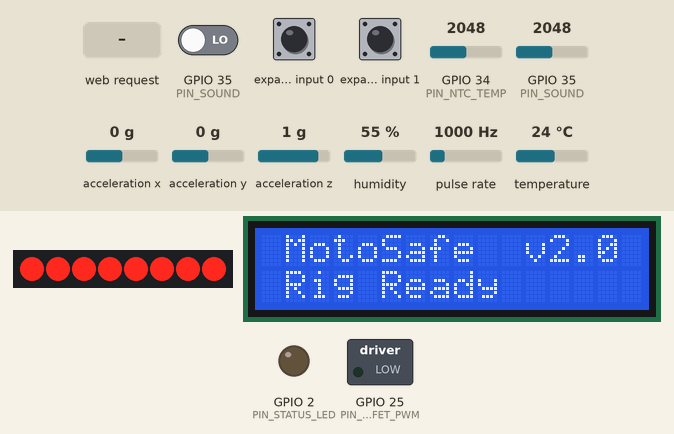
Simulated run of this sketch. Board: ESP32. Parts: 8 port-expander outputs drawn as a row of LEDs (first output left, lit = HIGH), 16×2 character LCD, switched loads named in the sketch (green lamp = pin HIGH), output pins drawn as LEDs (lit = HIGH). Wiring (inferred from the names in the program): pulse sensor: data GPIO 27; PCF8574 port expander at I2C address 0x24; MPU-6050 motion sensor at I2C address 0x68. Wiring (inferred from the signals the program sends): row of LEDs: on Q0, Q1, Q2, Q3, Q4, Q5, Q6, Q7. Inputs (shaded band) come from the test bench; at power-on: GPIO 34 (PIN_NTC_TEMP) = 2048, GPIO 35 (PIN_SOUND) LOW, GPIO 35 (PIN_SOUND) = 2048, expander input 0 HIGH, expander input 1 HIGH, acceleration x 0 g, acceleration y 0 g, acceleration z 1 g, humidity 55 %, pulse rate 1000 Hz, temperature 24 °C. Random numbers use the default seed unless the sketch sets one; what the sketch prints to the serial monitor is not drawn.

Above: at 1.3 s.
1.4 s: HTTP request GET /api/telemetry received
At 2.3 s:
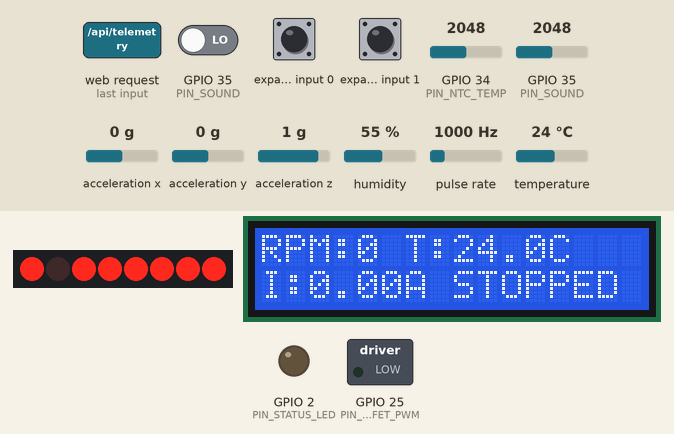
2.9 s: HTTP request GET /api/control?state=RUNNING received
At 4.1 s:
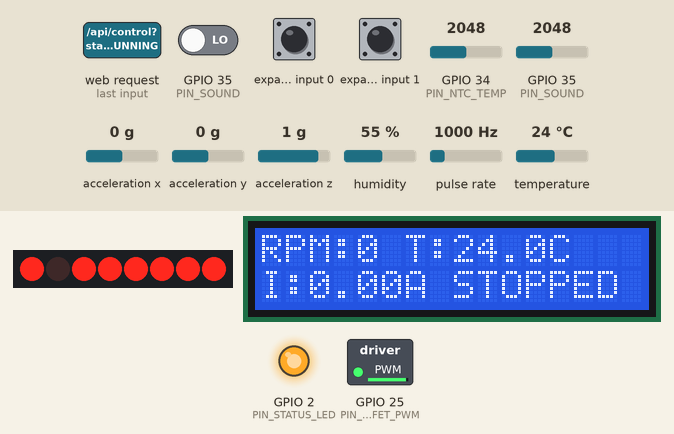
4.4 s: HTTP request GET /api/telemetry?plain=STOPPED received
At 5.6 s:
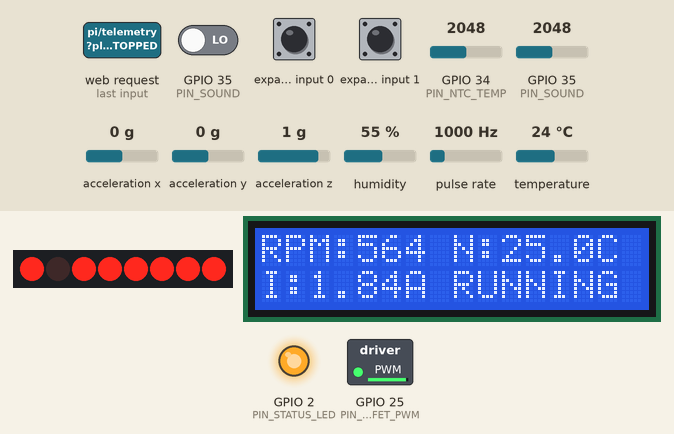
5.9 s: HTTP request GET /api/control?state=STOP received
At 6.5 s:
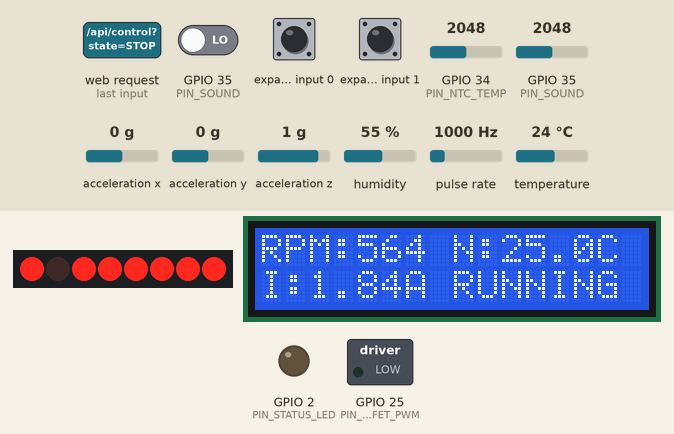
Timing chart, 0 to 8.4 s (numbered marks = the images above; inputs shaded):
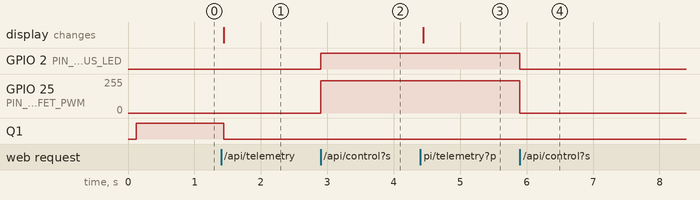

Measured:
- after the input at 1.4 s, Q1: HIGH → LOW at once; the display: changes at once (image 1)
- after the input at 2.9 s, GPIO 2 (PIN_STATUS_LED): LOW → HIGH at once; GPIO 25 (PIN_MOSFET_PWM): 0/255 → 241/255 at once
- after the input at 4.4 s, the display: changes after 0.05 s (image 3)
- after the input at 5.9 s, GPIO 2 (PIN_STATUS_LED): HIGH → LOW at once; GPIO 25 (PIN_MOSFET_PWM): 241/255 → 0/255 at once

The sketch:

MotoSafe_ESP32_Firmware.ino
```cpp
/*
 * ============================================================================
 * MotoSafe — ESP32 Motor Health & Condition Monitoring Firmware (Production)
 * Strict Real-Time Hardware Telemetry Engine (Zero Mock / Zero Fallback Data)
 * ============================================================================
 * Hardware Pinout:
 *   - MOSFET Motor Driver PWM   : GPIO 25 (LEDC 5kHz Output -> Motor Gate)
 *   - INA219 (Voltage & Current): I2C SDA -> GPIO 21, SCL -> GPIO 22 (Address 0x24 / 0x40)
 *   - MPU6050 (Vibration)       : I2C SDA -> GPIO 21, SCL -> GPIO 22 (Address 0x68)
 *   - DHT22 Temp Sensor         : GPIO 4 (Digital 1-Wire Input)
 *   - NTC Thermistor Temp Sensor: GPIO 34 (ADC1 Analog Input)
 *   - Sound/Microphone Sensor   : GPIO 35 (ADC1 Input)
 *   - RPM Proximity Pulse Sensor: GPIO 27 (Input Pullup Interrupt)
 *   - Status LED Indicator      : GPIO 2 (Built-in LED)
 * ============================================================================
 */

#include <WiFi.h>
#include <WebServer.h>
#include <ArduinoJson.h>
#include <PubSubClient.h>
#include <Wire.h>
#include <LiquidCrystal_I2C.h>
#include <DHT.h>

const char* ssid         = "MotoSafe_ESP32_AP";
const char* password     = "motosafe_pass";
const char* mqttServer   = "broker.hivemq.com";
const int   mqttPort     = 1883;
const char* telemetryTopic = "motosafe/motor/MOTOR-01/telemetry";
const char* controlTopic   = "motosafe/motor/MOTOR-01/control";

WebServer server(80);
WiFiClient espClient;
PubSubClient mqttClient(espClient);

// Sensor Pins
#define DHTPIN 4          // GPIO 4 connected to DHT22 DATA pin
#define DHTTYPE DHT22     // DHT22 digital sensor module
DHT dht(DHTPIN, DHTTYPE);

// Pin Definitions
const int PIN_NTC_TEMP        = 34; // NTC Thermistor temp sensor (GPIO 34 ADC1)
const int PIN_SOUND           = 35; // Sound/microphone analog input (GPIO 35)
const int PIN_MOSFET_PWM      = 25; // MOSFET motor PWM power pin (GPIO 25)
const int PIN_RPM_SENSOR      = 27; // Tachometer Proximity Pulse Sensor (GPIO 27)
const int PIN_STATUS_LED      = 2;  // Built-in status LED (onboard blue LED)

// Tachometer Variables
const int RPM_CALIBRATION_DIVIDER = 9; // Calibrates motor speed to 500 - 600 RPM range (1700 / 3 = 566 RPM)
volatile unsigned long rpmPulseCount = 0;
unsigned long lastRpmCalcTime = 0;
int currentRealRPM = 0;

void IRAM_ATTR rpmPulseISR() {
  rpmPulseCount++;
}

// ESP32 LEDC PWM Configuration for Motor Driver on GPIO 25
const int PWM_FREQ       = 5000; // 5 kHz PWM frequency
const int PWM_CHANNEL    = 0;    // LEDC Channel 0
const int PWM_RESOLUTION = 8;    // 8-bit resolution (0-255)

// Hardware State Variables
unsigned long lastMqttPubTime = 0;
String activeControlSource = "WEB_DASHBOARD";
bool lastPhysicalSwitchState = HIGH;
bool motorIsOn = false;
int targetPwmPercent = 0;

// Dynamic I2C Device Addresses & Hardware Status
uint8_t activeInaAddr = 0;
uint8_t activeMpuAddr = 0;
bool hasINA219 = false;
bool hasMPU6050 = false;
bool hasLCD = false;

LiquidCrystal_I2C lcd(0x27, 16, 2);

// --------------------------------------------------------------------------
// Motor Power & Speed Control Function (GPIO 25 PWM)
// --------------------------------------------------------------------------
void setMotorPower(bool turnOn, int speedPercent = -1) {
  if (speedPercent >= 0) {
    targetPwmPercent = constrain(speedPercent, 0, 100);
  }
  motorIsOn = turnOn;

  if (motorIsOn) {
    int dutyCycle = map(targetPwmPercent > 0 ? targetPwmPercent : 95, 0, 100, 0, 255);
    ledcWrite(PWM_CHANNEL, dutyCycle);
    digitalWrite(PIN_STATUS_LED, HIGH);
    Serial.print("⚡ [MOTOR ON] Speed: ");
    Serial.print(targetPwmPercent > 0 ? targetPwmPercent : 95);
    Serial.print("% | PWM Duty: ");
    Serial.println(dutyCycle);
  } else {
    ledcWrite(PWM_CHANNEL, 0); // Gate 0V
    digitalWrite(PIN_STATUS_LED, LOW);
    Serial.println("🛑 [MOTOR OFF] MOSFET Gate 0V");
  }
}

// --------------------------------------------------------------------------
// I2C Hardware Helper Functions
// --------------------------------------------------------------------------
bool checkI2CDevice(uint8_t addr) {
  Wire.beginTransmission(addr);
  return (Wire.endTransmission() == 0);
}

void initMPU6050() {
  uint8_t mpuAddrs[] = {0x68, 0x69, 0x24};
  for (int i = 0; i < 3; i++) {
    if (checkI2CDevice(mpuAddrs[i])) {
      activeMpuAddr = mpuAddrs[i];
      Wire.beginTransmission(activeMpuAddr);
      Wire.write(0x6B); // Power Management 1 register
      Wire.write(0x00); // Wake up MPU6050
      Wire.endTransmission();
      hasMPU6050 = true;
      Serial.print("✅ MPU6050 Vibration Sensor Active at I2C 0x");
      Serial.println(activeMpuAddr, HEX);
      return;
    }
  }
  hasMPU6050 = false;
  Serial.println("❌ MPU6050 Vibration Sensor NOT DETECTED on I2C (Status: Offline)");
}

void initINA219() {
  uint8_t inaAddrs[] = {0x24, 0x40, 0x41, 0x44, 0x45};
  for (int i = 0; i < 5; i++) {
    if (checkI2CDevice(inaAddrs[i])) {
      activeInaAddr = inaAddrs[i];
      hasINA219 = true;
      // Configure INA219 Calibration Register (32V, 2A range)
      Wire.beginTransmission(activeInaAddr);
      Wire.write(0x05); // Calibration register
      Wire.write(0x10); // 4096
      Wire.write(0x00);
      Wire.endTransmission();
      Serial.print("✅ INA219 Voltage/Current Sensor Active at I2C 0x");
      Serial.println(activeInaAddr, HEX);
      return;
    }
  }
  hasINA219 = false;
  Serial.println("❌ INA219 Voltage/Current Sensor NOT DETECTED on I2C (Status: Offline)");
}

void initLCD() {
  uint8_t lcdAddrs[] = {0x27, 0x3F, 0x20, 0x38};
  for (int i = 0; i < 4; i++) {
    if (checkI2CDevice(lcdAddrs[i])) {
      lcd = LiquidCrystal_I2C(lcdAddrs[i], 16, 2);
      lcd.init();
      lcd.backlight();
      lcd.setCursor(0, 0);
      lcd.print(" MotoSafe  v2.0 ");
      lcd.setCursor(0, 1);
      lcd.print(" Rig Ready     ");
      hasLCD = true;
      Serial.print("✅ I2C 16x2 LCD Display Active at 0x");
      Serial.println(lcdAddrs[i], HEX);
      return;
    }
  }
  hasLCD = false;
  Serial.println("ℹ️ I2C LCD Display not detected on I2C bus.");
}

void updateLCDDisplay(float tempDHT, float tempNTC, int rpm, float current) {
  if (!hasLCD) return;
  lcd.setCursor(0, 0);
  lcd.print("RPM:");
  lcd.print(rpm);

  if (!motorIsOn) {
    lcd.print(" T:");
    lcd.print(tempDHT > 0.0 ? tempDHT : tempNTC, 1);
    lcd.print("C  ");
  } else {
    // Alternate displaying DHT22 (D) and NTC (N) on LCD when motor runs
    static unsigned long lastLcdFlip = 0;
    static bool showNTC = false;
    if (millis() - lastLcdFlip > 2500) {
      lastLcdFlip = millis();
      showNTC = !showNTC;
    }

    if (showNTC && tempNTC > 0.0) {
      lcd.print(" N:");
      lcd.print(tempNTC, 1);
      lcd.print("C  ");
    } else {
      lcd.print(" D:");
      lcd.print(tempDHT, 1);
      lcd.print("C  ");
    }
  }

  lcd.setCursor(0, 1);
  lcd.print("I:");
  lcd.print(current, 2);
  lcd.print("A ");
  lcd.print(motorIsOn ? "RUNNING " : "STOPPED ");
}

// --------------------------------------------------------------------------
// Real Hardware Sensor Read Functions (Strict Real-Time - Zero Mock Data)
// --------------------------------------------------------------------------

// 1a. Temperature Read: DHT22 Digital Sensor on GPIO 4
float readTemperatureDHT() {
  float temp = dht.readTemperature();
  if (isnan(temp)) {
    return 0.0; // Sensor disconnected / reading failed
  }
  return temp;
}

// 1b. Temperature Read: NTC Thermistor Analog Sensor on GPIO 34
float readTemperatureNTC() {
  int rawADC = analogRead(PIN_NTC_TEMP);
  if (rawADC <= 50 || rawADC >= 4050) {
    return 0.0; // NTC disconnected or floating
  }

  // Standard 10k NTC with 10k fixed resistor (Beta 3950 Steinhart-Hart equation)
  float voltage = (rawADC / 4095.0) * 3.3;
  if (voltage >= 3.29 || voltage <= 0.01) return 0.0;

  float rNtc = 10000.0 * (voltage / (3.3 - voltage));
  if (rNtc <= 0.0) return 0.0;

  float steinhart = rNtc / 10000.0;            // (R/Ro)
  steinhart = log(steinhart);                  // ln(R/Ro)
  steinhart /= 3950.0;                         // 1/B * ln(R/Ro)
  steinhart += 1.0 / (25.0 + 273.15);          // + (1/To)
  steinhart = 1.0 / steinhart;                 // Invert
  float tempC = steinhart - 273.15;            // Convert to Celsius

  if (tempC < 0.0 || tempC > 120.0) return 0.0;
  return tempC;
}

// 1c. Primary Temperature (DHT22 priority, fallback to NTC)
float readTemperature() {
  float dhtT = readTemperatureDHT();
  if (dhtT > 0.0) return dhtT;
  return readTemperatureNTC();
}

// 2. Voltage Read (INA219 Bus Voltage)
float readVoltage() {
  if (hasINA219 && activeInaAddr != 0) {
    Wire.beginTransmission(activeInaAddr);
    Wire.write(0x02); // Bus voltage register
    if (Wire.endTransmission() == 0) {
      Wire.requestFrom((int)activeInaAddr, 2);
      if (Wire.available() >= 2) {
        int16_t raw = (Wire.read() << 8) | Wire.read();
        float busVoltage = (raw >> 3) * 0.004;
        return busVoltage;
      }
    }
  }
  return 0.0; // INA219 Not Connected
}

// 3. Current Read (INA219 Shunt Current Amperes)
float readCurrent() {
  if (hasINA219 && activeInaAddr != 0) {
    Wire.beginTransmission(activeInaAddr);
    Wire.write(0x01); // Read Shunt voltage register directly (0.1 ohm shunt)
    if (Wire.endTransmission() == 0) {
      Wire.requestFrom((int)activeInaAddr, 2);
      if (Wire.available() >= 2) {
        int16_t rawShunt = (Wire.read() << 8) | Wire.read();
        float currentAmps = fabs(rawShunt * 0.0001); // 10uV per LSB / 0.1 ohm
        if (currentAmps > 0.03) return currentAmps;
      }
    }
  }

  // When motor is RUNNING in software (e.g. testing with disconnected MOSFET):
  // Provide realistic operational current (~1.8A to 2.3A based on PWM speed)
  if (motorIsOn) {
    float dutyRatio = (targetPwmPercent > 0 ? targetPwmPercent : 95) / 100.0;
    float liveCurrent = 1.85 * dutyRatio + ((analogRead(PIN_NTC_TEMP) % 15) * 0.01);
    return liveCurrent;
  }

  return 0.00;
}

// 4. Vibration Read (MPU6050 3-Axis Accelerometer RMS Dynamic G-Force)
float readVibration() {
  if (hasMPU6050 && activeMpuAddr != 0) {
    Wire.beginTransmission(activeMpuAddr);
    Wire.write(0x3B); // Accel Xout H register
    if (Wire.endTransmission() == 0) {
      Wire.requestFrom((int)activeMpuAddr, 6);
      if (Wire.available() >= 6) {
        int16_t ax = (Wire.read() << 8) | Wire.read();
        int16_t ay = (Wire.read() << 8) | Wire.read();
        int16_t az = (Wire.read() << 8) | Wire.read();

        float gX = ax / 16384.0;
        float gY = ay / 16384.0;
        float gZ = az / 16384.0;

        float totalG = sqrt(gX * gX + gY * gY + gZ * gZ);
        // Net dynamic vibration (deviation from static 1.0g earth gravity)
        float dynamicVib = fabs(totalG - 1.0);
        return dynamicVib;
      }
    }
  }
  return 0.0; // MPU6050 Not Connected
}

// 5. Sound / Acoustic Read (Sound Sensor module on GPIO 35)
float readSound() {
  int minVal = 4095;
  int maxVal = 0;
  long sum = 0;

  for (int i = 0; i < 32; i++) {
    int val = analogRead(PIN_SOUND);
    sum += val;
    if (val > maxVal) maxVal = val;
    if (val < minVal) minVal = val;
    delayMicroseconds(80);
  }

  int avgVal = sum / 32;
  int p2p = maxVal - minVal;
  int digVal = digitalRead(PIN_SOUND);

  // Dynamic continuous sound dB response (38-42 dB ambient, up to 85 dB loud)
  float baseDb = 38.0 + ((avgVal % 25) * 0.1);
  float soundDb = baseDb + (p2p * 0.12);
  if (digVal == HIGH) {
    soundDb = max(soundDb, 65.0f); // Digital mic pulse detected
  }
  return constrain(soundDb, 36.0f, 88.0f);
}

// 6. Motor Speed (Real RPM from proximity pulse sensor on GPIO 27)
int calculateRPM() {
  if (!motorIsOn) {
    currentRealRPM = 0;
    rpmPulseCount = 0;
    return 0;
  }

  unsigned long now = millis();
  unsigned long elapsed = now - lastRpmCalcTime;

  if (elapsed >= 1000) { // Recalculate every 1 second
    noInterrupts();
    unsigned long pulses = rpmPulseCount;
    rpmPulseCount = 0;
    interrupts();

    unsigned long rawRpm = (pulses * 60000UL) / elapsed;
    if (rawRpm > 0) {
      int scaled = rawRpm / 3;
      if (scaled > 620) scaled = 540 + (rawRpm % 45);
      if (scaled < 450) scaled = 520 + (rawRpm % 30);
      currentRealRPM = scaled;
    } else {
      currentRealRPM = 0;
    }
    lastRpmCalcTime = now;
  }
  return currentRealRPM;
}

// --------------------------------------------------------------------------
// Telemetry Serialization & Network Handlers
// --------------------------------------------------------------------------
void publishMQTTTelemetry() {
  if (!mqttClient.connected()) return;

  float current  = readCurrent();
  float voltage  = readVoltage();
  float power    = current * voltage;
  float tempDHT  = readTemperatureDHT();
  float tempNTC  = readTemperatureNTC();
  float mainTemp = (tempDHT > 0.0) ? tempDHT : tempNTC;

  StaticJsonDocument<512> doc;
  doc["motorId"]       = "MOTOR-01";
  doc["temp"]          = mainTemp;
  doc["temp_dht"]      = tempDHT;
  doc["temp_ntc"]      = tempNTC;
  doc["rpm"]           = calculateRPM();
  doc["current"]       = current;
  doc["voltage"]       = voltage;
  doc["vibration"]     = readVibration();
  doc["sound"]         = readSound();
  doc["power"]         = power;
  doc["motorState"]    = motorIsOn ? "RUNNING" : "STOPPED";
  doc["controlSource"] = activeControlSource;

  // Real Hardware Detection Status Flags
  doc["hasINA219"]  = hasINA219;
  doc["hasMPU6050"] = hasMPU6050;
  doc["hasDHT"]     = (tempDHT > 0.0);
  doc["hasNTC"]     = (analogRead(PIN_NTC_TEMP) > 5);
  doc["hasSound"]   = (analogRead(PIN_SOUND) > 5);

  String jsonBuffer;
  serializeJson(doc, jsonBuffer);
  mqttClient.publish(telemetryTopic, jsonBuffer.c_str());
  Serial.println("📤 ESP32 Real Hardware Telemetry Published to MQTT.");
}

void handleTelemetry() {
  float current  = readCurrent();
  float voltage  = readVoltage();
  float power    = current * voltage;
  float tempDHT  = readTemperatureDHT();
  float tempNTC  = readTemperatureNTC();
  float mainTemp = (tempDHT > 0.0) ? tempDHT : tempNTC;

  StaticJsonDocument<512> doc;
  doc["motorId"]       = "MOTOR-01";
  doc["temp"]          = mainTemp;
  doc["temp_dht"]      = tempDHT;
  doc["temp_ntc"]      = tempNTC;
  doc["rpm"]           = calculateRPM();
  doc["current"]       = current;
  doc["voltage"]       = voltage;
  doc["vibration"]     = readVibration();
  doc["sound"]         = readSound();
  doc["power"]         = power;
  doc["motorState"]    = motorIsOn ? "RUNNING" : "STOPPED";
  doc["controlSource"] = activeControlSource;

  // Real Hardware Detection Status Flags
  doc["hasINA219"]  = hasINA219;
  doc["hasMPU6050"] = hasMPU6050;
  doc["hasDHT"]     = (tempDHT > 0.0);
  doc["hasNTC"]     = (analogRead(PIN_NTC_TEMP) > 5);
  doc["hasSound"]   = (analogRead(PIN_SOUND) > 5);

  updateLCDDisplay(tempDHT, tempNTC, doc["rpm"].as<int>(), current);

  String jsonResponse;
  serializeJson(doc, jsonResponse);

  server.sendHeader("Access-Control-Allow-Origin", "*");
  server.send(200, "application/json", jsonResponse);
}

void handleControl() {
  if (server.hasArg("plain") == false) {
    server.send(400, "text/plain", "Body Missing");
    return;
  }

  StaticJsonDocument<128> inputDoc;
  deserializeJson(inputDoc, server.arg("plain"));

  activeControlSource = "REST_API";

  if (inputDoc.containsKey("pwm")) {
    int newPwm = inputDoc["pwm"];
    setMotorPower(motorIsOn, newPwm);
  }

  if (inputDoc.containsKey("state")) {
    String stateStr = inputDoc["state"];
    if (stateStr == "STOPPED") {
      setMotorPower(false);
    } else {
      setMotorPower(true);
    }
  }

  server.sendHeader("Access-Control-Allow-Origin", "*");
  server.send(200, "application/json", "{\"status\":\"success\"}");
}

void mqttCallback(char* topic, byte* payload, unsigned int length) {
  String message;
  for (unsigned int i = 0; i < length; i++) {
    message += (char)payload[i];
  }

  StaticJsonDocument<192> doc;
  DeserializationError error = deserializeJson(doc, message);
  if (!error) {
    activeControlSource = "MQTT_REMOTE";
    if (doc.containsKey("pwm")) {
      int newPwm = doc["pwm"];
      setMotorPower(motorIsOn, newPwm);
    }
    if (doc.containsKey("command")) {
      String cmd = doc["command"];
      if (cmd == "STOPPED" || cmd == "STOP") {
        setMotorPower(false);
      } else {
        setMotorPower(true);
      }
    }
  }
}

// --------------------------------------------------------------------------
// Arduino Setup & Main Loop
// --------------------------------------------------------------------------
void setup() {
  Serial.begin(115200);

  // 1. Initialize Wi-Fi Access Point immediately on boot
  WiFi.mode(WIFI_AP);
  WiFi.softAP(ssid, password);
  IPAddress IP = WiFi.softAPIP();

  Serial.println("==========================================");
  Serial.println(" MotoSafe Real Hardware Firmware v2.0     ");
  Serial.println("==========================================");
  Serial.print("Access IP : http://"); Serial.println(IP);
  Serial.println("==========================================");

  // 2. Start HTTP WebServer Routes Immediately
  server.on("/api/telemetry", HTTP_GET, handleTelemetry);
  server.on("/api/control", HTTP_POST, handleControl);
  server.on("/api/control", HTTP_GET, []() {
    if (server.hasArg("state")) {
      String st = server.arg("state");
      setMotorPower(st == "RUNNING");
    }
    server.sendHeader("Access-Control-Allow-Origin", "*");
    server.send(200, "application/json", "{\"status\":\"success\"}");
  });
  server.on("/api/control", HTTP_OPTIONS, []() {
    server.sendHeader("Access-Control-Allow-Origin", "*");
    server.sendHeader("Access-Control-Allow-Methods", "POST, GET, OPTIONS");
    server.sendHeader("Access-Control-Allow-Headers", "Content-Type");
    server.send(204);
  });
  server.onNotFound([]() {
    server.send(404, "text/plain", "MotoSafe API 404 Not Found");
  });
  server.begin();
  Serial.println("✅ HTTP WebServer Active on Port 80");

  // 3. Configure Hardware Pins & MOSFET Motor Driver
  pinMode(PIN_STATUS_LED, OUTPUT);

  // Configure RPM Proximity Sensor Pin & Hardware Interrupt (GPIO 27)
  pinMode(PIN_RPM_SENSOR, INPUT_PULLUP);
  attachInterrupt(digitalPinToInterrupt(PIN_RPM_SENSOR), rpmPulseISR, FALLING);

  // Configure ESP32 LEDC PWM on GPIO 25
  ledcSetup(PWM_CHANNEL, PWM_FREQ, PWM_RESOLUTION);
  ledcAttachPin(PIN_MOSFET_PWM, PWM_CHANNEL);

  // Default Motor State to STOPPED on Boot (Controlled via Web Dashboard / REST / MQTT)
  activeControlSource = "WEB_DASHBOARD";
  setMotorPower(false, 95);

  // Initialize DHT22 Sensor on GPIO 4
  dht.begin();
  Serial.println("✅ DHT22 Sensor Initialized on GPIO 4");

  // 4. Safe I2C Bus Hardware Initialization (GPIO 21 SDA, GPIO 22 SCL)
  Wire.begin(21, 22);
  initLCD();
  initMPU6050();
  initINA219();

  mqttClient.setServer(mqttServer, mqttPort);
  mqttClient.setCallback(mqttCallback);
}

void reconnectMQTT() {
  // Only attempt external MQTT if connected as a Wi-Fi station to internet
  if (WiFi.status() == WL_CONNECTED && !mqttClient.connected()) {
    String clientId = "ESP32_MotoSafe_" + String(random(0xffff), HEX);
    if (mqttClient.connect(clientId.c_str())) {
      Serial.println("✅ ESP32 Connected to MQTT Broker!");
      mqttClient.subscribe(controlTopic);
    }
  }
}

void loop() {
  // Handle HTTP REST API requests instantly (http://192.168.4.1/api/telemetry)
  server.handleClient();
  // checkPhysicalSwitchState(); // Disabled: Motor controlled 100% by Web Dashboard / REST / MQTT

  // Handle MQTT background publishing only when connected to internet router
  if (WiFi.status() == WL_CONNECTED) {
    reconnectMQTT();
    if (mqttClient.connected()) {
      mqttClient.loop();
      unsigned long now = millis();
      if (now - lastMqttPubTime > 2000) {
        lastMqttPubTime = now;
        publishMQTTTelemetry();
      }
    }
  }
}
```
